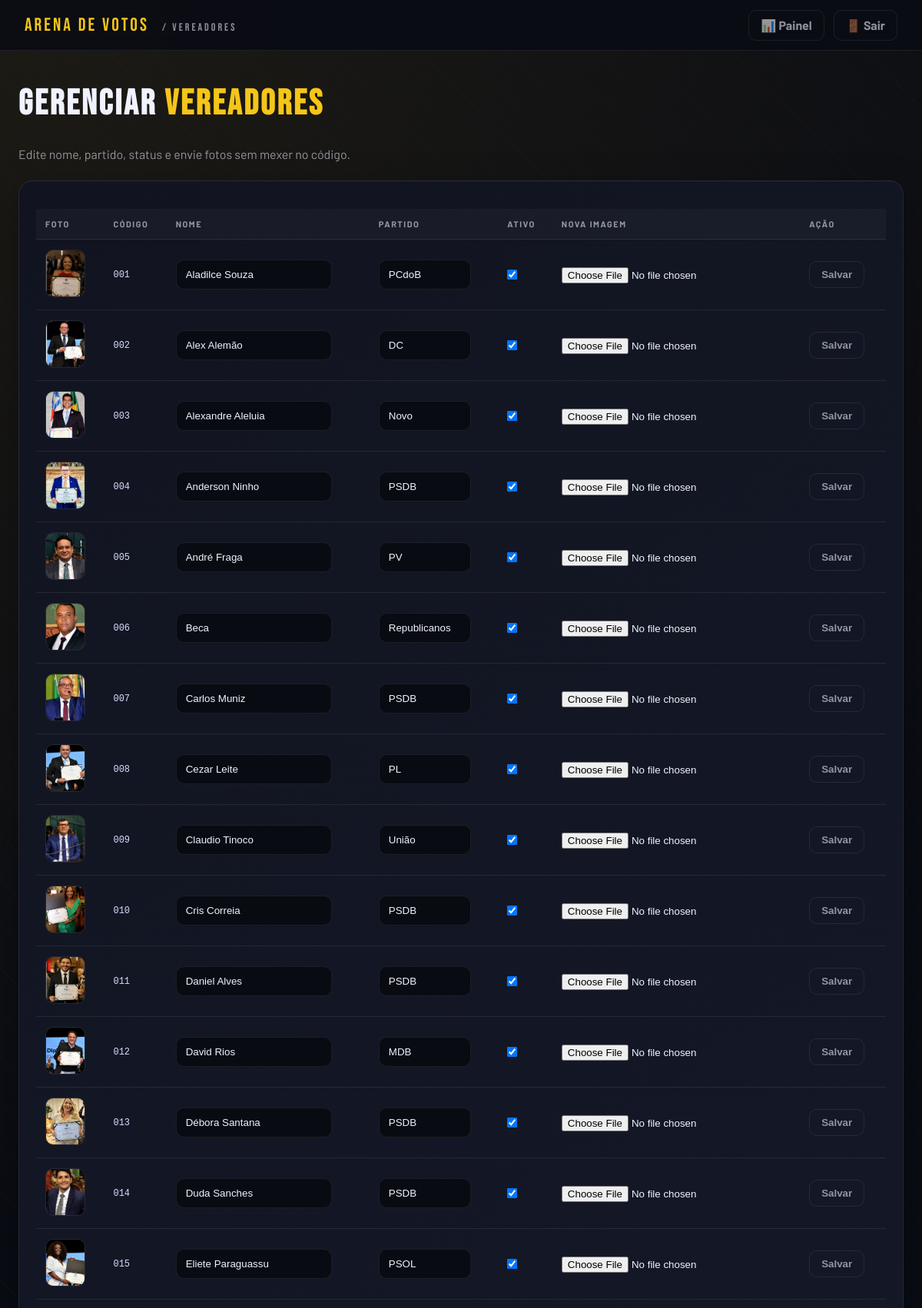
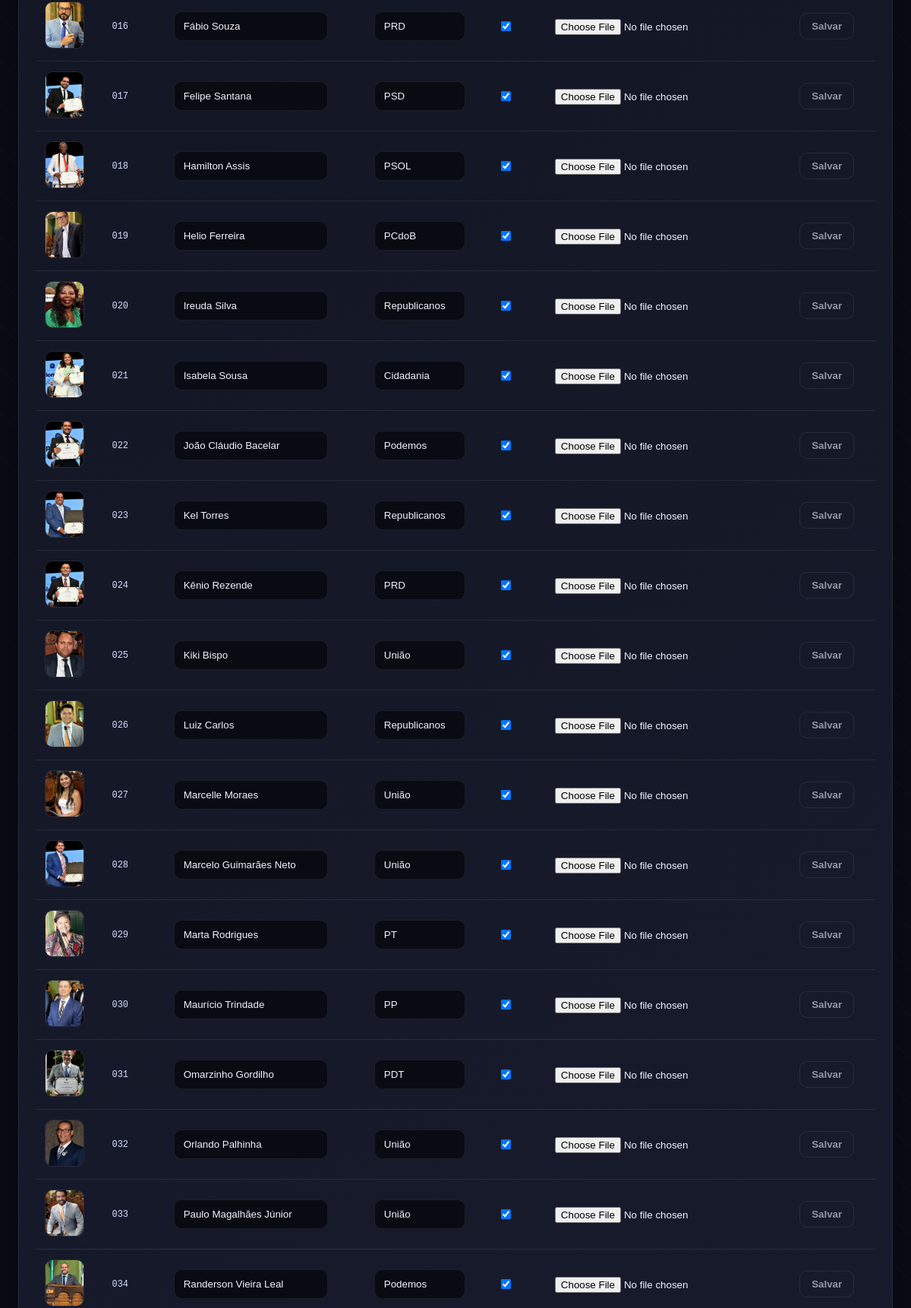
Screenshot of /admin/vereadores (signed in, upper part) with the database file from the repository (2 pictures, top to bottom).
### tables this page shows
CREATE TABLE vereadores (
            id INTEGER PRIMARY KEY AUTOINCREMENT,
            codigo TEXT NOT NULL UNIQUE,
            nome TEXT NOT NULL UNIQUE,
            partido TEXT NOT NULL,
            img TEXT NOT NULL,
            ativo INTEGER DEFAULT 1,
            criado_em TEXT DEFAULT CURRENT_TIMESTAMP,
            atualizado_em TEXT
        );

### routes/admin.py (the view)
@admin_bp.route("/vereadores", methods=["GET"])
@requer_admin
def vereadores():
    with get_db() as conn:
        rows = [dict(r) for r in list_candidates(conn, only_active=False)]
    return render_template("admin_vereadores.html", vereadores=rows)

### database.py (called while the page is built)
def get_db():
    INSTANCE_DIR.mkdir(parents=True, exist_ok=True)
    conn = sqlite3.connect(DB_FILE)
    conn.row_factory = sqlite3.Row
    return conn

def list_candidates(conn, only_active: bool = True):
    sql = "SELECT * FROM vereadores"
    if only_active:
        sql += " WHERE ativo = 1"
    sql += " ORDER BY CAST(codigo AS INTEGER), nome"
    return conn.execute(sql).fetchall()

### services/admin_service.py (called while the page is built)
def requer_admin(f):
    @wraps(f)
    def wrapper(*args, **kwargs):
        if not session.get("admin_logado"):
            return redirect(url_for("admin.admin_login"))
        return f(*args, **kwargs)
    return wrapper

### templates/admin_vereadores.html (shortened to what this page needs)
<!DOCTYPE html>
<html lang="pt-BR">
<head>
  <link rel="stylesheet" href="/static/css/admin.css" />
</head>
<body>
  <header class="admin-header">
    <div class="admin-brand"> ARENA DE VOTOS <span>/ VEREADORES</span></div>
    <div class="header-actions">
      <a href="/admin/painel" class="btn-outline">📊 Painel</a>
      <a href="/admin/logout" class="btn-outline">🚪 Sair</a>
    </div>
  </header>
  <main class="admin-main">
    <h1 class="page-title">Gerenciar <span>Vereadores</span></h1>
    <p class="page-sub">Edite nome, partido, status e envie fotos sem mexer no código.</p>
    <div class="panel-card">
      <div class="table-scroll">
        <table>
          <thead>
            <tr>
              <th>Foto</th>
              <th>Código</th>
              <th>Nome</th>
              <th>Partido</th>
              <th>Ativo</th>
              <th>Nova imagem</th>
              <th>Ação</th>
            </tr>
          </thead>
          <tbody>
            {% for v in vereadores %}
            <tr>
              <td>
                <img
                  class="thumb"
                  src="{{ v.img }}"
                  alt="Foto de {{ v.nome }}"
                  onerror="this.src='/static/images/placeholder.svg'"
                />
              </td>
              <td class="mono">{{ v.codigo }}</td>
              <td>
                <input
                  class="table-input"
                  form="form-vereador-{{ v.id }}"
                  type="text"
                  name="nome"
                  value="{{ v.nome }}"
                  required
                />
              </td>
              <td>
                <input
                  class="table-input small-input"
                  form="form-vereador-{{ v.id }}"
                  type="text"
                  name="partido"
                  value="{{ v.partido }}"
                  required
                />
              </td>
              <td>
                <input
                  form="form-vereador-{{ v.id }}"
                  type="checkbox"
                  name="ativo"
                  {% if v.ativo %}checked{% endif %}
                />
              </td>
              <td>
                <input
                  form="form-vereador-{{ v.id }}"
                  type="file"
                  name="imagem"
                  accept=".jpg,.jpeg,.png,.webp"
                />
              </td>
              <td>
                <button class="detail-btn" form="form-vereador-{{ v.id }}" type="submit">Salvar</button>
              </td>
            </tr>
            {% endfor %}
          </tbody>
        </table>
      </div>
    </div>
  </main>
</body>
</html>

### static/css/admin.css (style rules this page uses)
:root { --bg: #0a0c14; --bg2: #111420; --bg3: #181c2e; --gold: #F5C518; --green: #43e97b; --red: #E63946; --blue: #4FC3F7; --text: #F0F2FF; --muted: rgba(240, 242, 255, .58); --border: rgba(255, 255, 255, .08) }
* { box-sizing: border-box; margin: 0; padding: 0 }
body { background: var(--bg); color: var(--text); font-family: 'Barlow', sans-serif; min-height: 100vh; background-image: radial-gradient(circle at top left, rgba(245, 197, 24, .08), transparent 36%), repeating-linear-gradient(45deg, transparent, transparent 40px, rgba(245, 197, 24, .02) 40px, rgba(245, 197, 24, .02) 41px) }
.admin-header { background: rgba(10, 12, 20, .92); backdrop-filter: blur(10px); border-bottom: 1px solid var(--border); padding: 0 32px; min-height: 66px; display: flex; align-items: center; justify-content: space-between; position: sticky; top: 0; z-index: 20 }
.admin-brand { font-family: 'Bebas Neue', sans-serif; font-size: 24px; letter-spacing: 3px; color: var(--gold) }
.admin-brand span { color: var(--muted); font-size: 14px; margin-left: 10px }
.header-actions { display: flex; gap: 12px; align-items: center; flex-wrap: wrap }
.btn-outline, .download-btn, .detail-btn, .filter-btn, .clear-btn { border: 1px solid var(--border); background: transparent; color: var(--muted); font-weight: 700; text-decoration: none; border-radius: 10px; padding: 9px 15px; cursor: pointer; transition: .2s }
.admin-main { max-width: 1240px; margin: 42px auto; padding: 0 24px; display: flex; flex-direction: column; gap: 22px }
.page-title { font-family: 'Bebas Neue', sans-serif; font-size: 46px; letter-spacing: 3px }
.page-title span { color: var(--gold) }
.page-sub { color: var(--muted); margin-top: 4px; line-height: 1.5 }
.stat-card, .panel-card { background: linear-gradient(145deg, var(--bg2), var(--bg3)); border: 1px solid var(--border); border-radius: 18px; padding: 22px; box-shadow: 0 18px 50px rgba(0, 0, 0, .34) }
.table-scroll { overflow-x: auto; margin-top: 14px }
table { width: 100%; border-collapse: collapse; min-width: 760px }
th, td { padding: 13px 12px; border-bottom: 1px solid var(--border); text-align: left; vertical-align: middle }
th { font-size: 11px; letter-spacing: 1.5px; text-transform: uppercase; color: var(--muted); background: rgba(255, 255, 255, .03) }
.mono { font-family: ui-monospace, Consolas, monospace; font-size: 12px; color: #d7dcff }
.filters input, .filters select, .table-input { background: #090b12; border: 1px solid var(--border); border-radius: 10px; color: var(--text); padding: 11px 12px; outline: none }
.thumb { width: 52px; height: 62px; object-fit: cover; border-radius: 10px; border: 1px solid var(--border) }
.small-input { max-width: 120px }

### rows the page displays
vereadores: img (picture), codigo "001", nome "Aladilce Souza", partido "PCdoB", ativo "☑"
vereadores: img (picture), codigo "002", nome "Alex Alemão", partido "DC", ativo "☑"
vereadores: img (picture), codigo "003", nome "Alexandre Aleluia", partido "Novo", ativo "☑"
vereadores: img (picture), codigo "004", nome "Anderson Ninho", partido "PSDB", ativo "☑"
vereadores: img (picture), codigo "005", nome "André Fraga", partido "PV", ativo "☑"
vereadores: img (picture), codigo "006", nome "Beca", partido "Republicanos", ativo "☑"
vereadores: img (picture), codigo "007", nome "Carlos Muniz", partido "PSDB", ativo "☑"
vereadores: img (picture), codigo "008", nome "Cezar Leite", partido "PL", ativo "☑"
vereadores: img (picture), codigo "009", nome "Claudio Tinoco", partido "União", ativo "☑"
vereadores: img (picture), codigo "010", nome "Cris Correia", partido "PSDB", ativo "☑"
vereadores: img (picture), codigo "011", nome "Daniel Alves", partido "PSDB", ativo "☑"
vereadores: img (picture), codigo "012", nome "David Rios", partido "MDB", ativo "☑"
vereadores: img (picture), codigo "013", nome "Débora Santana", partido "PSDB", ativo "☑"
vereadores: img (picture), codigo "014", nome "Duda Sanches", partido "PSDB", ativo "☑"
vereadores: img (picture), codigo "015", nome "Eliete Paraguassu", partido "PSOL", ativo "☑"
vereadores: img (picture), codigo "016", nome "Fábio Souza", partido "PRD", ativo "☑"
vereadores: img (picture), codigo "017", nome "Felipe Santana", partido "PSD", ativo "☑"
vereadores: img (picture), codigo "018", nome "Hamilton Assis", partido "PSOL", ativo "☑"
vereadores: img (picture), codigo "019", nome "Helio Ferreira", partido "PCdoB", ativo "☑"
vereadores: img (picture), codigo "020", nome "Ireuda Silva", partido "Republicanos", ativo "☑"
vereadores: img (picture), codigo "021", nome "Isabela Sousa", partido "Cidadania", ativo "☑"
vereadores: img (picture), codigo "022", nome "João Cláudio Bacelar", partido "Podemos", ativo "☑"
vereadores: img (picture), codigo "023", nome "Kel Torres", partido "Republicanos", ativo "☑"
vereadores: img (picture), codigo "024", nome "Kênio Rezende", partido "PRD", ativo "☑"
vereadores: img (picture), codigo "025", nome "Kiki Bispo", partido "União", ativo "☑"
vereadores: img (picture), codigo "026", nome "Luiz Carlos", partido "Republicanos", ativo "☑"
vereadores: img (picture), codigo "027", nome "Marcelle Moraes", partido "União", ativo "☑"
vereadores: img (picture), codigo "028", nome "Marcelo Guimarães Neto", partido "União", ativo "☑"
vereadores: img (picture), codigo "029", nome "Marta Rodrigues", partido "PT", ativo "☑"
vereadores: img (picture), codigo "030", nome "Maurício Trindade", partido "PP", ativo "☑"
vereadores: img (picture), codigo "031", nome "Omarzinho Gordilho", partido "PDT", ativo "☑"
vereadores: img (picture), codigo "032", nome "Orlando Palhinha", partido "União", ativo "☑"
vereadores: img (picture), codigo "033", nome "Paulo Magalhães Júnior", partido "União", ativo "☑"
vereadores: img (picture), codigo "034", nome "Randerson Vieira Leal", partido "Podemos", ativo "☑"
